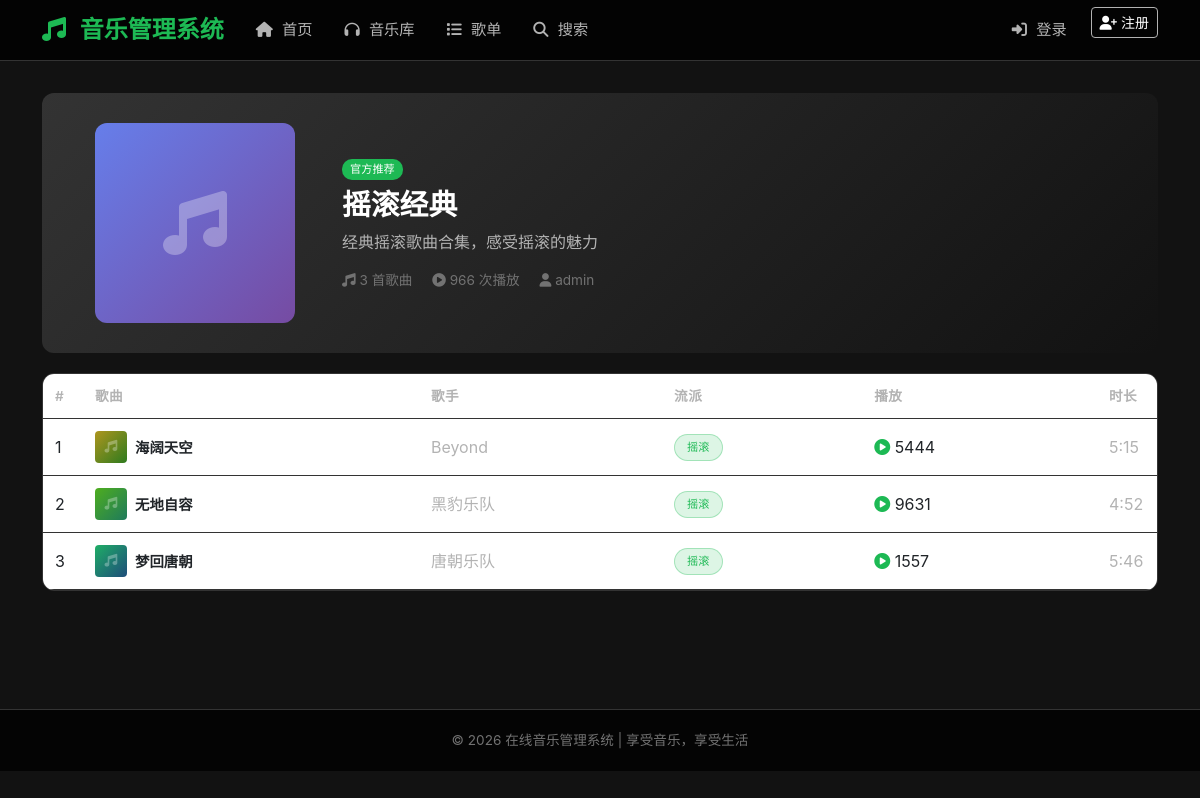
Page /playlist/2 on the committed database.
### app.py (models this page shows, shortened)
class Playlist(db.Model):
    __tablename__ = 'playlists'
    id = db.Column(db.Integer, primary_key=True)
    name = db.Column(db.String(100), nullable=False)
    description = db.Column(db.Text, default='')
    cover_image = db.Column(db.String(200), default='default_playlist.jpg')
    user_id = db.Column(db.Integer, db.ForeignKey('users.id'), nullable=True)  # 创建者，管理员可为null
    is_official = db.Column(db.Boolean, default=False)  # 官方推荐歌单
    play_count = db.Column(db.Integer, default=0)
    created_at = db.Column(db.DateTime, default=db.func.now())
    songs = db.relationship('PlaylistSong', backref='playlist', lazy=True)

class User(db.Model):
    __tablename__ = 'users'
    id = db.Column(db.Integer, primary_key=True)
    username = db.Column(db.String(50), unique=True, nullable=False)
    password = db.Column(db.String(200), nullable=False)
    role = db.Column(db.String(20), default='user')  # user, admin
    avatar = db.Column(db.String(200), default='default_avatar.png')
    created_at = db.Column(db.DateTime, default=db.func.now())
    favorites = db.relationship('Favorite', backref='user', lazy=True)
    reviews = db.relationship('Review', backref='user', lazy=True)
    playlists = db.relationship('Playlist', backref='creator', lazy=True)
    play_history = db.relationship('PlayHistory', backref='user', lazy=True)

class PlaylistSong(db.Model):
    __tablename__ = 'playlist_songs'
    id = db.Column(db.Integer, primary_key=True)
    playlist_id = db.Column(db.Integer, db.ForeignKey('playlists.id'), nullable=False)
    song_id = db.Column(db.Integer, db.ForeignKey('songs.id'), nullable=False)
    sort_order = db.Column(db.Integer, default=0)
    added_at = db.Column(db.DateTime, default=db.func.now())

class Song(db.Model):
    __tablename__ = 'songs'
    id = db.Column(db.Integer, primary_key=True)
    title = db.Column(db.String(100), nullable=False)
    artist = db.Column(db.String(100), default='未知艺术家')
    album = db.Column(db.String(100), default='未知专辑')
    genre = db.Column(db.String(50), default='流行')  # 流派：流行、摇滚、古典、电子、民谣、R&B、爵士、嘻哈
    duration = db.Column(db.Integer, default=0)  # 时长（秒）
    file_path = db.Column(db.String(200), nullable=False)  # 音乐文件路径
    cover_image = db.Column(db.String(200), default='default_cover.jpg')
    lyrics = db.Column(db.Text, default='')  # 歌词
    play_count = db.Column(db.Integer, default=0)
    is_active = db.Column(db.Boolean, default=True)
    created_at = db.Column(db.DateTime, default=db.func.now())
    reviews = db.relationship('Review', backref='song', lazy=True)
    favorites = db.relationship('Favorite', backref='song', lazy=True)
    playlist_songs = db.relationship('PlaylistSong', backref='song', lazy=True)
    play_history = db.relationship('PlayHistory', backref='song', lazy=True)

### app.py (the view)
@app.route('/playlist/<int:playlist_id>')
def playlist_detail(playlist_id):
    playlist = Playlist.query.get_or_404(playlist_id)
    playlist_songs = PlaylistSong.query.filter_by(playlist_id=playlist_id).order_by(PlaylistSong.sort_order).all()
    playlist.play_count += 1
    db.session.commit()
    return render_template('playlist_detail.html', playlist=playlist, playlist_songs=playlist_songs)

### templates/playlist_detail.html (shortened to what this page needs)
{% extends "base.html" %}
{% block content %}
<div class="playlist-header">
    <div class="row align-items-center">
        <div class="col-md-3 text-center mb-3 mb-md-0">
            <div style="width: 200px; height: 200px; margin: 0 auto; border-radius: 12px; background: linear-gradient(135deg, #667eea 0%, #764ba2 100%); display: flex; align-items: center; justify-content: center;">
                <i class="fas fa-music" style="font-size: 4rem; color: rgba(255,255,255,0.3);"></i>
            </div>
        </div>
        <div class="col-md-9">
            <div class="playlist-info">
                {% if playlist.is_official %}
                <span class="badge-official mb-2 d-inline-block">官方推荐</span>
                {% endif %}
                <h2>{{ playlist.name }}</h2>
                <p style="color: var(--text-secondary);">{{ playlist.description }}</p>
                <div style="color: var(--text-muted); font-size: 0.85rem;">
                    <span class="me-3"><i class="fas fa-music"></i> {{ playlist_songs|length }} 首歌曲</span>
                    <span><i class="fas fa-play-circle"></i> {{ playlist.play_count }} 次播放</span>
                    {% if playlist.creator %}
                    <span class="ms-3"><i class="fas fa-user"></i> {{ playlist.creator.username }}</span>
                    {% endif %}
                </div>
            </div>
        </div>
    </div>
</div>
<div class="card">
    <div class="card-body p-0">
        {% if playlist_songs %}
        <div class="table-responsive">
            <table class="table table-hover mb-0">
                <thead>
                    <tr>
                        <th style="width: 40px;">#</th>
                        <th>歌曲</th>
                        <th>歌手</th>
                        <th>流派</th>
                        <th>播放</th>
                        <th style="width: 60px;">时长</th>
                    </tr>
                </thead>
                <tbody>
                    {% for ps in playlist_songs %}
                    {% if ps.song.is_active %}
                    <tr style="cursor: pointer;" onclick="window.location.href='{{ url_for('song_detail', song_id=ps.song.id) }}'">
                        <td>{{ loop.index }}</td>
                        <td>
                            <div class="d-flex align-items-center gap-2">
                                <div style="width: 32px; height: 32px; border-radius: 4px; background: linear-gradient(135deg, hsl({{ loop.index * 50 }}, 70%, 40%) 0%, hsl({{ loop.index * 50 + 60 }}, 60%, 30%) 100%); display: flex; align-items: center; justify-content: center; flex-shrink: 0;">
                                    <i class="fas fa-music" style="font-size: 0.8rem; color: rgba(255,255,255,0.3);"></i>
                                </div>
                                <div>
                                    <div style="font-weight: 600; font-size: 0.9rem;">{{ ps.song.title }}</div>
                                </div>
                            </div>
                        </td>
                        <td style="color: var(--text-secondary);">{{ ps.song.artist }}</td>
                        <td><span class="genre-badge" style="font-size: 0.7rem;">{{ ps.song.genre }}</span></td>
                        <td><i class="fas fa-play-circle" style="color: var(--primary-color);"></i> {{ ps.song.play_count }}</td>
                        <td style="color: var(--text-secondary);">
                            {% if ps.song.duration %}{{ ps.song.duration // 60 }}:{{ '%02d' % (ps.song.duration % 60) }}{% else %}--:--{% endif %}
                        </td>
                    </tr>
                    {% endif %}
                    {% endfor %}
                </tbody>
            </table>
        </div>
        {% else %}
        <div class="text-center py-5">
            <i class="fas fa-music" style="font-size: 2rem; color: var(--text-muted);"></i>
            <p class="mt-2" style="color: var(--text-secondary);">歌单还没有歌曲</p>
        </div>
        {% endif %}
    </div>
</div>
{% endblock %}

### static/css/style.css (style rules this page uses)
:root { --primary-color: #1db954; --primary-dark: #169c46; --secondary-color: #191414; --bg-dark: #121212; --bg-card: #181818; --bg-card-hover: #282828; --text-primary: #ffffff; --text-secondary: #b3b3b3; --text-muted: #727272; --border-color: #333333; --gradient-start: #1db954; --gradient-end: #191414; }
* { margin: 0; padding: 0; box-sizing: border-box; }
body { font-family: -apple-system, BlinkMacSystemFont, 'Segoe UI', 'PingFang SC', 'Microsoft YaHei', sans-serif; background-color: var(--bg-dark); color: var(--text-primary); min-height: 100vh; display: flex; flex-direction: column; }
.card { background-color: var(--bg-card); border: 1px solid var(--border-color); border-radius: 12px; transition: all 0.3s ease; overflow: hidden; }
.card-body { padding: 1.25rem; }
.badge-official { background-color: var(--primary-color); color: #fff; font-size: 0.7rem; padding: 2px 8px; border-radius: 10px; }
.table { color: var(--text-primary); margin-bottom: 0; }
.table thead th { border-bottom: 1px solid var(--border-color); color: var(--text-secondary); font-weight: 600; font-size: 0.85rem; text-transform: uppercase; letter-spacing: 0.5px; padding: 12px; }
.table td { border-bottom: 1px solid var(--border-color); vertical-align: middle; padding: 12px; }
.playlist-header { background: linear-gradient(135deg, #333, #121212); padding: 30px; border-radius: 12px; margin-bottom: 20px; }
.playlist-header .playlist-info h2 { font-size: 1.8rem; font-weight: 800; }
.genre-badge { display: inline-block; padding: 4px 12px; border-radius: 15px; font-size: 0.8rem; background-color: rgba(29, 185, 84, 0.15); color: var(--primary-color); border: 1px solid rgba(29, 185, 84, 0.3); }

### rows in the picture
Playlist: name "摇滚经典", description "经典摇滚歌曲合集，感受摇滚的魅力", play_count "966"
User: creator.username "admin"
PlaylistSong: song "海阔天空", song.artist "Beyond", song.genre "摇滚", song.play_count "5444", song "5"
Song: ps.song.duration%60 "15"
PlaylistSong: song "无地自容", song.artist "黑豹乐队", song.genre "摇滚", song.play_count "9631", song "4"
Song: ps.song.duration%60 "52"
PlaylistSong: song "梦回唐朝", song.artist "唐朝乐队", song.genre "摇滚", song.play_count "1557", song "5"
Song: ps.song.duration%60 "46"

### other values in the picture
{{ playlist_songs|length }} "3"
